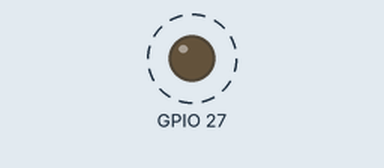
This program was run on a simulated ESP32 board running MicroPython. Parts: output pins drawn as LEDs (lit = HIGH). Dashed ring = blinking.

Above: at 0.2 s.
Timing chart, 0 to 3.0 s (numbered marks = the images above):
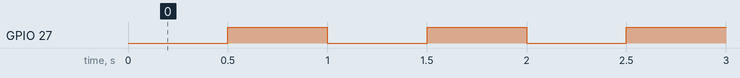

The program:

ESP32-Block_buzzer.py
```python
#!/usr/bin/env python3
#  author: zhulin
#  Buzzer
from machine import Pin
from time import sleep

makerobo_Buzzer = 27

# GPIO function
def makerobo_setup(pin):
    global makerobo_BuzzerPin
    global buzzer
    makerobo_BuzzerPin = pin
    buzzer=Pin(makerobo_BuzzerPin,Pin.OUT)       # Set output mode
    buzzer.value(1)                              # Set the buzzer to high level

#  turn on buzzer
def makerobo_buzzer_on():
    buzzer.value(0)         #triggered by a low level,and it make sound.
# Turn off the buzzer
def makerobo_buzzer_off():
    buzzer.value(1)         # Set to high level to turn off

# Control the buzzer to sound
def makerobo_beep(x):
    makerobo_buzzer_on()     # Turn on
    sleep(x)            # Delay time
    makerobo_buzzer_off()    # Turn off
    sleep(x)            # 延时时间

# Loop Function
def loop():
    while True:
        makerobo_beep(0.5) #delay time of 500mm.

# Program starts
if __name__ == '__main__':
    makerobo_setup(makerobo_Buzzer) # Define GPIOpin
    loop()                          # Loop
```

Measured:
- by itself, GPIO 27: alternates HIGH for 0.50 s and LOW for 0.50 s
